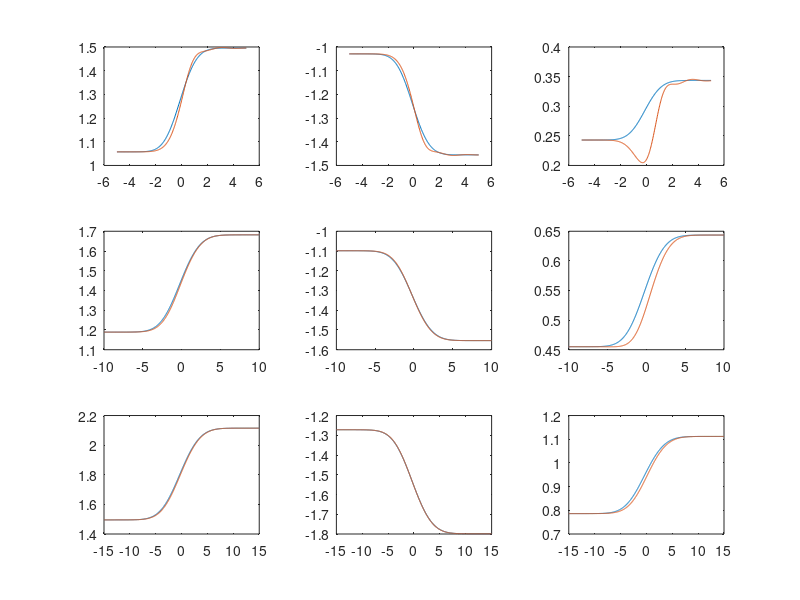

The MATLAB source for this figure:
function test_ricatti()

	%K2fun = @(x) normpdf(x).^0.1;
	%K2fun = @(x) 1+normpdf(x).^0.5;

	figure(1)
	clf
	I = 2.^(-1:1);
	for idx=1:length(I)

	Xi = idx*[-5,5]*1;
	K2fun = @(x) (1+normcdf(x,0,idx))*(1+I(idx)*i);
	%K2fun  = @(x) 1+exp(-(x-Xi(1))/5);

	%kL    = sqrt(-K2fun(Xi(2)))
	%[x y] = ode45(@odefun,[Xi(2),Xi(1)],kL);
	opt.MaxStep = 1e-1;
	if (1)
		k0    = sqrt(-K2fun(Xi(1)))
		[x y] = ode45(@odefun,[Xi(1),Xi(2)],k0,opt);
	else
	kL    = sqrt(-K2fun(Xi(2)))
	[x y] = ode45(@odefun,[Xi(2),Xi(1)],kL);
	end
	subplot(3,3,3*(idx-1)+1)
	plot(x,abs([(sqrt(-K2fun(x))),y]))
	hold on
	subplot(3,3,3*(idx-1)+2)
	plot(x,imag([(sqrt(-K2fun(x))),y]))
	hold on
	subplot(3,3,3*(idx-1)+3)
	plot(x,real([(sqrt(-K2fun(x))),y]))
	hold on
	end
	
	function kdot = odefun(x,k)
		kdot = -(k.^2 + K2fun(x));
	end
end

